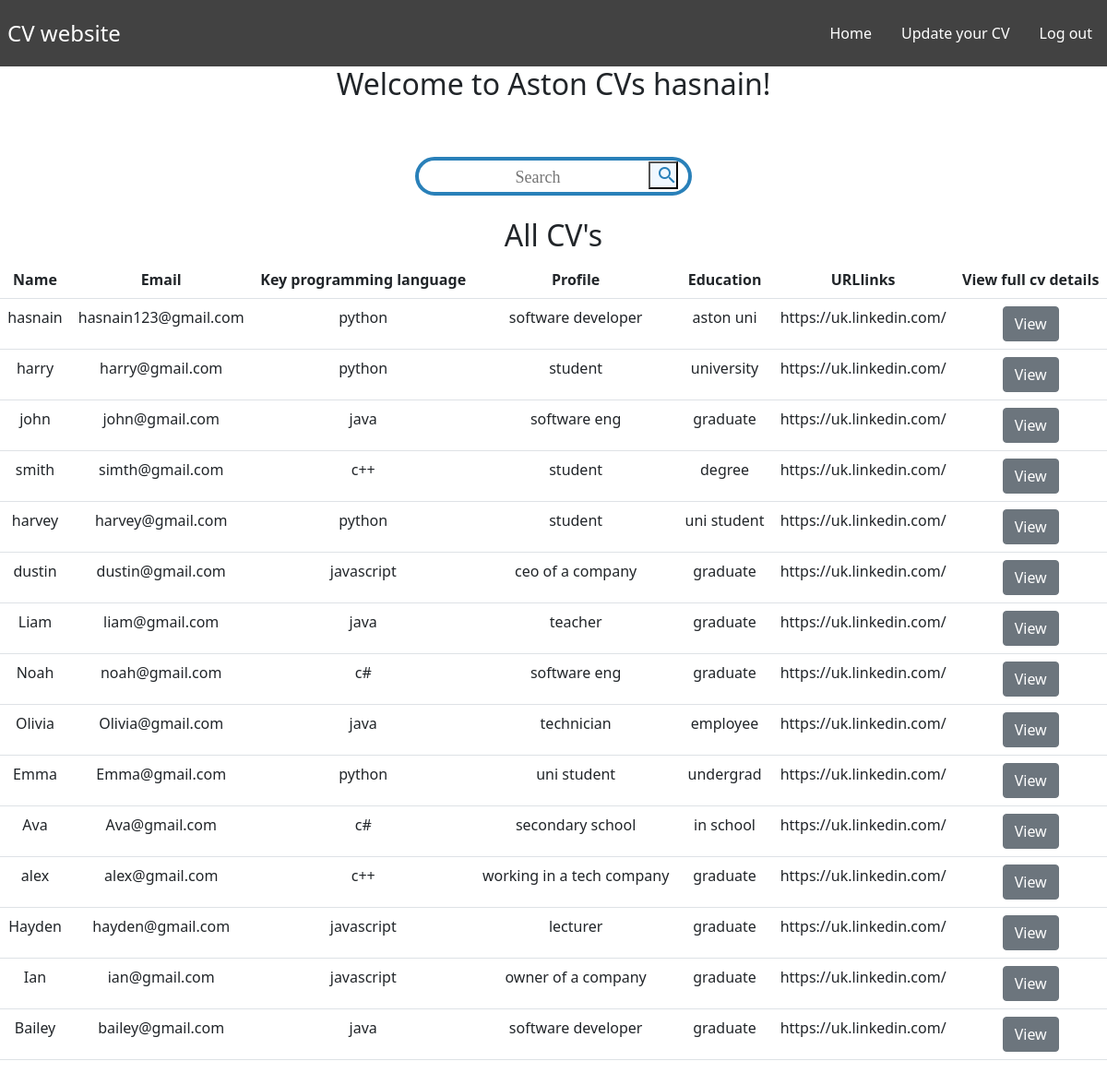
/index.php (signed in), run on the app's committed database.
### tables this page shows
CREATE TABLE `cvs` (
  `id` bigint(20) UNSIGNED NOT NULL,
  `name` varchar(100) NOT NULL,
  `email` varchar(100) NOT NULL,
  `password` varchar(255) NOT NULL,
  `keyprogramming` varchar(255) DEFAULT NULL,
  `profile` varchar(500) DEFAULT NULL,
  `education` varchar(500) DEFAULT NULL,
  `URLlinks` varchar(500) DEFAULT NULL
);

### index.php (the view, shortened to what this page needs)
<!DOCTYPE html>
<html lang="en">
<head>
	<link href="https://cdn.jsdelivr.net/npm/bootstrap@5.1.3/dist/css/bootstrap.min.css" rel="stylesheet">
	<link href="style.css" rel="stylesheet">
</head>
<body class="body-style">
	<nav class="navbar">
		<div class="brand-title">CV website</div>
		<div class="navbar-links">
			<ul>
			<?php
				if(isset($_SESSION['username'])) {
					echo "<li><a href='index.php'>Home</a></li>";
					echo "<li><a href='update_cv.php'>Update your CV</a></li>";
					echo "<li><a href='logout.php'>Log out</a></li>";
				} else {
					echo "<li><a href='index.php'>Home</a></li>";
					echo "<li><a href='register_form.php'>Create a account now!</a></li>";
					echo "<li><a href='login_form.php'>Login now</a></li>";
				}
			?>
			</ul>
		</div>
	</nav>
	<?php
		if(isset($_SESSION['username'])) {
		echo "<h2> Welcome to Aston CVs ".$_SESSION['username']."! </h2>";
		}
	?>
	<form action="search.php" method="POST" id="search">
        <div class="boxContainer">
            <table class="elementsCont">
                <tr>
                    <td>
                        <input type="text" placeholder="Search" class="Search" name="search">
                    </td>
                    <td>
                        <button id="search" name="submitted" class="buttons"><i class="material-icons">search</i></button>
                    </td>
                </tr>
            </table>
        </div>
    </form>
	<br>
	<h2>All CV's</h2>
	<?php
		require_once ('connectdb.php');
		try {
			$query="SELECT  * FROM  cvs ";
			$rows =  $db->query($query);
			if ( $rows && $rows->rowCount()> 0) {
			?>
		<table cellspacing="0"  cellpadding="5" class="table" >
		  <tr><th align='left'><b>Name</b></th>
		  <th align='left'><b>Email</b></th>
		  <th align='left'><b>Key programming language</b></th></th>
		  <th align='left'><b>Profile</b></th></th>
		  <th align='left'><b>Education</b></th></th>
		  <th align='left'><b>URLlinks</b></th>
		  <th align='left'><b>View full cv details</b></th></tr>
			<?php
				while  ($row =  $rows->fetch())	{
					echo  "<tr><td align='left'>" . $row['name'] . "</td>";
					echo  "<td align='left'>" . $row['email'] . "</td>";
					echo  "<td align='left'>" . $row['keyprogramming'] . "</td>";
					echo  "<td align='left'>" . $row['profile'] . "</td>";
					echo  "<td align='left'>" . $row['education'] . "</td>";
					echo "<td align='left'>". $row['URLlinks'] . "</td>";
					echo "<td align='left'><a href='cv_details.php?id=" . $row['id'] . "'" . "class='btn btn-secondary'>View</a></td></tr>\n";
				}
				echo  '</table>';
			}
			else {
				echo  "<p>No CV's in the list.</p>\n";
			}
		}
		catch (PDOexception $ex){
			echo "Sorry, a database error occurred! <br>";
			echo "Error details: <em>". $ex->getMessage()."</em>";
		}
	?>
	<br><br><br><br>
</body>
</html>

### style.css (style rules this page uses)
* { box-sizing: border-box; text-align: center; }
.body-style { margin: 0; padding: 0; }
.boxContainer { margin:auto; margin-top:5%; width:300px; height:42px; border: 4px solid #2980b9; padding:0px 10px; border-radius:50px; }
.Search { border: none; height:100%; width:100%; padding:0px 10px; border-radius:50px; font-size:18px; font-family: "Nunito"; color: #424242; font-weight: 500; }
.material-icons { font-size:50; color:#2980b9; }
.buttons { background-color: aliceblue; height: 30px; width: 32px; }
.navbar { display: flex; justify-content: space-between; align-items: center; background-color: #424242; color: white; }
.brand-title { font-size: 1.5rem; margin: 0.5rem; }
.navbar-links ul { margin: 0; padding: 0; display: flex; }
.navbar-links li { list-style: none; }
.navbar-links li a { text-decoration: none; color: white; padding: 1rem; display: block; }
.table { margin: auto; }

### data on the page
cvs: name "hasnain", email "hasnain123@gmail.com", keyprogramming "python", profile "software developer", education "aston uni", URLlinks "https://uk.linkedin.com/"
cvs: name "harry", email "harry@gmail.com", keyprogramming "python", profile "student", education "university", URLlinks "https://uk.linkedin.com/"
cvs: name "john", email "john@gmail.com", keyprogramming "java", profile "software eng", education "graduate", URLlinks "https://uk.linkedin.com/"
cvs: name "smith", email "simth@gmail.com", keyprogramming "c++", profile "student", education "degree", URLlinks "https://uk.linkedin.com/"
cvs: name "harvey", email "harvey@gmail.com", keyprogramming "python", profile "student", education "uni student", URLlinks "https://uk.linkedin.com/"
cvs: name "dustin", email "dustin@gmail.com", keyprogramming "javascript", profile "ceo of a company", education "graduate", URLlinks "https://uk.linkedin.com/"
cvs: name "Liam", email "liam@gmail.com", keyprogramming "java", profile "teacher", education "graduate", URLlinks "https://uk.linkedin.com/"
cvs: name "Noah", email "noah@gmail.com", keyprogramming "c#", profile "software eng", education "graduate", URLlinks "https://uk.linkedin.com/"
cvs: name "Olivia", email "Olivia@gmail.com", keyprogramming "java", profile "technician", education "employee", URLlinks "https://uk.linkedin.com/"
cvs: name "Emma", email "Emma@gmail.com", keyprogramming "python", profile "uni student", education "undergrad", URLlinks "https://uk.linkedin.com/"
cvs: name "Ava", email "Ava@gmail.com", keyprogramming "c#", profile "secondary school", education "in school", URLlinks "https://uk.linkedin.com/"
cvs: name "alex", email "alex@gmail.com", keyprogramming "c++", profile "working in a tech company", education "graduate", URLlinks "https://uk.linkedin.com/"
cvs: name "Hayden", email "hayden@gmail.com", keyprogramming "javascript", profile "lecturer", education "graduate", URLlinks "https://uk.linkedin.com/"
cvs: name "Ian", email "ian@gmail.com", keyprogramming "javascript", profile "owner of a company", education "graduate", URLlinks "https://uk.linkedin.com/"
cvs: name "Bailey", email "bailey@gmail.com", keyprogramming "java", profile "software developer", education "graduate", URLlinks "https://uk.linkedin.com/"

### other printed values
$_SESSION['username'] "hasnain"
